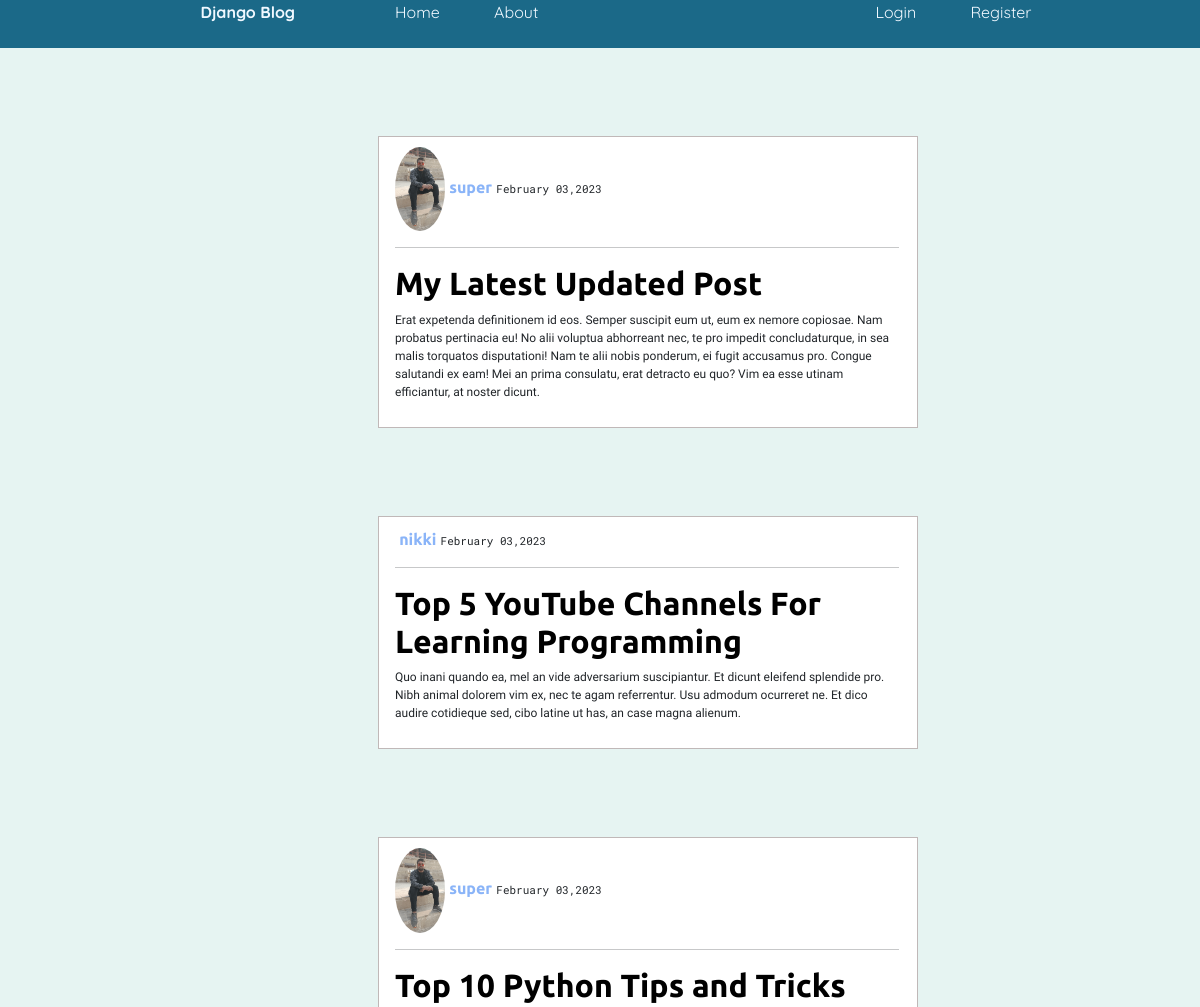
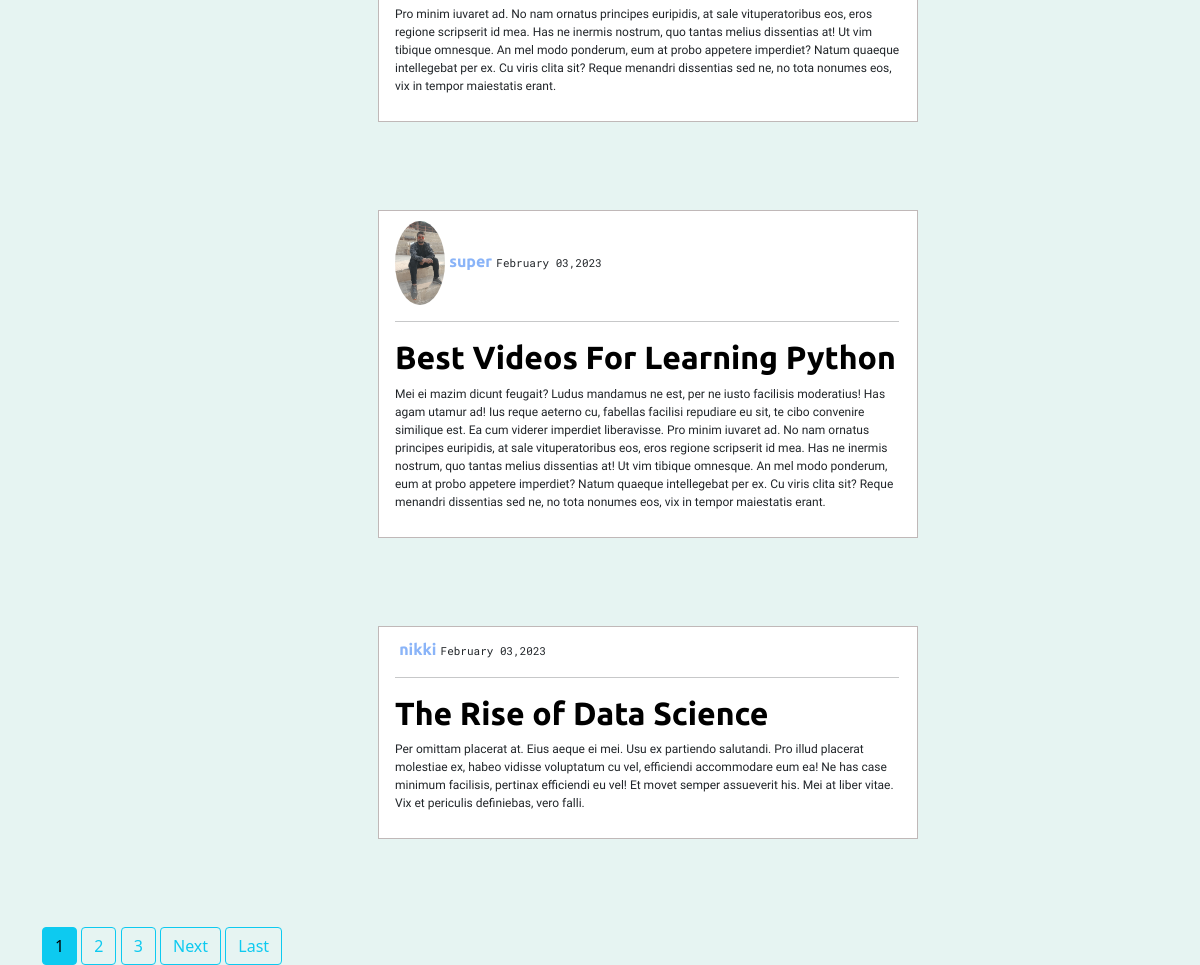
The page / on the database its author committed (2 pictures, top to bottom).
### blog/models.py (models this page shows, shortened)
class Post(models.Model):
    title = models.CharField(max_length=200)
    content = models.TextField()
    post_date = models.DateTimeField(default=timezone.now)
    author = models.ForeignKey(User,on_delete=models.CASCADE) # one to many relationship becaus one user can have multipul post but a post can only have one author

### users/models.py (models this page shows, shortened)
class Profile(models.Model):
    user = models.OneToOneField(User, on_delete=models.CASCADE)
    profile = models.ImageField(upload_to='profile_pic',default='profile_pic/default.jpg')

### blog/views.py (the view)
# urls.py: path('', PostListView.as_view(), name='blog-home'),
class PostListView(ListView):
    model = Post
    template_name = f'{app_name}/home.html' #<app>/<modle>_<view_type>.html
    context_object_name = 'posts'
    ordering = ['-post_date']
    paginate_by = 5

### blog/templates/blog/home.html (shortened to what this page needs)
{% extends 'blog/base.html' %}
{% block content %}
{% for post in posts %}
<article>
        <div>
            <div>
                <img src="{{post.author.profile.profile.url}}" class="rounded-circle" width="50px" style+"height:25px;">
                <a href="{% url 'user-posts' post.author.username %}">{{post.author}}</a>
                <small>{{post.post_date|date:"F d,Y"}}</small>
            </div>
                <hr>
            <h2><a href="{% url 'post-detail' post.id %}" style="color:black;">{{post.title}}</a></h2>
            <p>{{post.content}}</p>
        </div>
    </article>
    {% endfor %}
{% if is_paginated %}
    {% for num in page_obj.paginator.page_range  %}
        {% if page_obj.number == num %}
            <a href="?page={{num}}" class='btn btn-info'>{{num}}</a>
        {% elif  num > page_obj.number|add:'-3' and num < page_obj.number|add:'3' %}
            <a href="?page={{num}}" class='btn btn-outline-info'>{{num}}</a>
        {% endif %}
    {% endfor %}
{% endif %}
    {% if page_obj.has_next %}
        <a href="?page={{page_obj.next_page_number}}" class='btn btn-outline-info'>Next</a>
        <a href="?page={{page_obj.paginator.num_pages}}" class='btn btn-outline-info'>Last</a>
    {% endif %}
{% endblock content %}

### blog/templates/blog/base.html (shortened to what this page needs)
{% load static %}
<!DOCTYPE html>
<html lang="en">
<head>
    <link href="https://cdn.jsdelivr.net/npm/bootstrap@5.0.2/dist/css/bootstrap.min.css" rel="stylesheet">
    <link rel="stylesheet" href="{% static 'blog/main.css' %}">
</head>
<body>
<header>
    <nav>
        <ul>
            <div>
                <li> <a href="{% url 'blog-home' %}" style="font-weight: bold;">Django Blog</a><li>
                <li><a href="{% url 'blog-home' %}">Home</a></li>
                <li><a href="">About</a></li>
            </div>
            <div>
                {% if user.is_authenticated %}
                <li><a href="{% url 'post-create' %}">Create Post</a></li>
                <li><a href="{% url 'profile' %}">Profile</a></li>
                <li><a href="{% url 'logout' %}">Logout</a></li>
                {% else %}
                <li><a href="{% url 'login' %}">Login</a></li>
                <li><a href="{% url 'register'%}">Register</a></li>
                {% endif %}
            </div>
        </ul>
    </nav>
</header>
<div class="container">
    {% block content %}{% endblock content %}
</div>
</body>
</html>

### blog/static/blog/main.css (style rules this page uses)
* { margin: 0; padding: 0; }
header { background-color: rgb(27, 105, 136); color: #f7f3f3; }
body { background-color: rgb(230, 244, 242); }
nav ul { display: flex; justify-content: space-around; height: 6vh; }
nav ul li { display: inline-block; margin: 0px 25px; }
nav ul li a { text-decoration: none; color: aliceblue; font-family: 'Quicksand', sans-serif; }
article { border: 0.5px solid rgb(192, 184, 184); width: 45vw; background-color: rgb(255, 255, 255); padding: 10px 16px; margin: 11vh 28vw; }
article hr { width: 42vw; }
article div a { font-family: 'Ubuntu', sans-serif; text-decoration: none; color: #8ab4f8; font-weight: bold; }
.container { justify-content: space-around; align-items: center; flex-direction: column; }
p { font-size: 12px; font-family: 'Nanum Gothic', sans-serif; }
small { font-size: 11px; font-family: 'Roboto Mono', monospace; }

### rows shown on the page
Post: author.profile.profile (picture), author "super", post_date "February 03,2023", title "My Latest Updated Post", content "Erat expetenda definitionem id eos. Semper suscipit eum ut, eum ex nemore copiosae. Nam probatus pertinacia eu! No alii voluptua abhorreant nec, te pro impedit concludaturque, in sea malis torquatos disputationi! Nam te alii nobis ponderum, ei fugit accusamus pro. Congue salutandi ex eam! Mei an prima consulatu, erat detracto eu quo? Vim ea esse utinam efficiantur, at noster dicunt."
Post: author "nikki", post_date "February 03,2023", title "Top 5 YouTube Channels For Learning Programming", content "Quo inani quando ea, mel an vide adversarium suscipiantur. Et dicunt eleifend splendide pro. Nibh animal dolorem vim ex, nec te agam referrentur. Usu admodum ocurreret ne. Et dico audire cotidieque sed, cibo latine ut has, an case magna alienum."
Post: author.profile.profile (picture), author "super", post_date "February 03,2023", title "Top 10 Python Tips and Tricks", content "Pro minim iuvaret ad. No nam ornatus principes euripidis, at sale vituperatoribus eos, eros regione scripserit id mea. Has ne inermis nostrum, quo tantas melius dissentias at! Ut vim tibique omnesque. An mel modo ponderum, eum at probo appetere imperdiet? Natum quaeque intellegebat per ex. Cu viris clita sit? Reque menandri dissentias sed ne, no tota nonumes eos, vix in tempor maiestatis erant."
Post: author.profile.profile (picture), author "super", post_date "February 03,2023", title "Best Videos For Learning Python", content "Mei ei mazim dicunt feugait? Ludus mandamus ne est, per ne iusto facilisis moderatius! Has agam utamur ad! Ius reque aeterno cu, fabellas facilisi repudiare eu sit, te cibo convenire similique est. Ea cum viderer imperdiet liberavisse. Pro minim iuvaret ad. No nam ornatus principes euripidis, at sale vituperatoribus eos, eros regione scripserit id mea. Has ne inermis nostrum, quo tantas melius dissentias at! Ut vim tibique omnesque. An mel modo ponderum, eum at probo appetere imperdiet? Natum quaeque intellegebat per ex. Cu viris clita sit? Reque menandri dissentias sed ne, no tota nonumes eos, vix in tempor maiestatis erant."
Post: author "nikki", post_date "February 03,2023", title "The Rise of Data Science", content "Per omittam placerat at. Eius aeque ei mei. Usu ex partiendo salutandi. Pro illud placerat molestiae ex, habeo vidisse voluptatum cu vel, efficiendi accommodare eum ea! Ne has case minimum facilisis, pertinax efficiendi eu vel! Et movet semper assueverit his. Mei at liber vitae. Vix et periculis definiebas, vero falli."

### other values the page prints
{{ num }} "1"
{{ num }} "2" "3"
